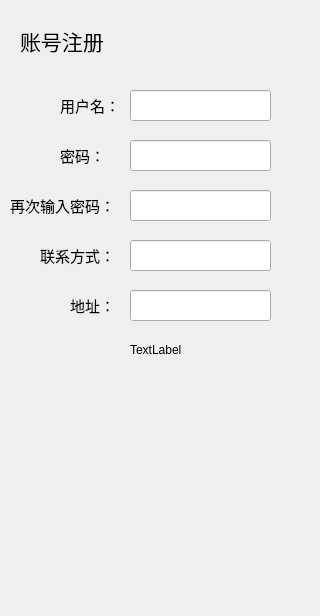
<?xml version="1.0" encoding="UTF-8"?>
<ui version="4.0">
 <class>register_dialog</class>
 <widget class="QDialog" name="register_dialog">
  <property name="geometry">
   <rect>
    <x>0</x>
    <y>0</y>
    <width>320</width>
    <height>616</height>
   </rect>
  </property>
  <property name="windowTitle">
   <string>Dialog</string>
  </property>
  <widget class="QLabel" name="label">
   <property name="geometry">
    <rect>
     <x>20</x>
     <y>10</y>
     <width>141</width>
     <height>61</height>
    </rect>
   </property>
   <property name="font">
    <font>
     <pointsize>16</pointsize>
    </font>
   </property>
   <property name="text">
    <string>账号注册</string>
   </property>
  </widget>
  <widget class="QLabel" name="label_2">
   <property name="geometry">
    <rect>
     <x>60</x>
     <y>90</y>
     <width>71</width>
     <height>31</height>
    </rect>
   </property>
   <property name="font">
    <font>
     <pointsize>11</pointsize>
    </font>
   </property>
   <property name="text">
    <string>用户名：</string>
   </property>
  </widget>
  <widget class="QLabel" name="label_3">
   <property name="geometry">
    <rect>
     <x>60</x>
     <y>140</y>
     <width>71</width>
     <height>31</height>
    </rect>
   </property>
   <property name="font">
    <font>
     <pointsize>11</pointsize>
    </font>
   </property>
   <property name="text">
    <string>密码：</string>
   </property>
  </widget>
  <widget class="QLabel" name="label_4">
   <property name="geometry">
    <rect>
     <x>40</x>
     <y>240</y>
     <width>81</width>
     <height>31</height>
    </rect>
   </property>
   <property name="font">
    <font>
     <pointsize>11</pointsize>
    </font>
   </property>
   <property name="text">
    <string>联系方式：</string>
   </property>
  </widget>
  <widget class="QLabel" name="label_5">
   <property name="geometry">
    <rect>
     <x>70</x>
     <y>290</y>
     <width>51</width>
     <height>31</height>
    </rect>
   </property>
   <property name="font">
    <font>
     <pointsize>11</pointsize>
    </font>
   </property>
   <property name="text">
    <string>地址：</string>
   </property>
  </widget>
  <widget class="QLineEdit" name="name">
   <property name="geometry">
    <rect>
     <x>130</x>
     <y>90</y>
     <width>141</width>
     <height>31</height>
    </rect>
   </property>
   <property name="font">
    <font>
     <pointsize>11</pointsize>
    </font>
   </property>
  </widget>
  <widget class="QLineEdit" name="password1">
   <property name="geometry">
    <rect>
     <x>130</x>
     <y>140</y>
     <width>141</width>
     <height>31</height>
    </rect>
   </property>
   <property name="font">
    <font>
     <pointsize>11</pointsize>
    </font>
   </property>
   <property name="echoMode">
    <enum>QLineEdit::Password</enum>
   </property>
  </widget>
  <widget class="QLineEdit" name="phoneNumber">
   <property name="geometry">
    <rect>
     <x>130</x>
     <y>240</y>
     <width>141</width>
     <height>31</height>
    </rect>
   </property>
   <property name="font">
    <font>
     <pointsize>11</pointsize>
    </font>
   </property>
  </widget>
  <widget class="QLineEdit" name="adress">
   <property name="geometry">
    <rect>
     <x>130</x>
     <y>290</y>
     <width>141</width>
     <height>31</height>
    </rect>
   </property>
   <property name="font">
    <font>
     <pointsize>11</pointsize>
    </font>
   </property>
  </widget>
  <widget class="QLabel" name="label_6">
   <property name="geometry">
    <rect>
     <x>10</x>
     <y>190</y>
     <width>121</width>
     <height>31</height>
    </rect>
   </property>
   <property name="font">
    <font>
     <pointsize>11</pointsize>
    </font>
   </property>
   <property name="text">
    <string>再次输入密码：</string>
   </property>
  </widget>
  <widget class="QLineEdit" name="password2">
   <property name="geometry">
    <rect>
     <x>130</x>
     <y>190</y>
     <width>141</width>
     <height>31</height>
    </rect>
   </property>
   <property name="font">
    <font>
     <pointsize>11</pointsize>
    </font>
   </property>
   <property name="echoMode">
    <enum>QLineEdit::Password</enum>
   </property>
  </widget>
  <widget class="QLabel" name="warning">
   <property name="geometry">
    <rect>
     <x>130</x>
     <y>340</y>
     <width>151</width>
     <height>20</height>
    </rect>
   </property>
   <property name="text">
    <string>TextLabel</string>
   </property>
  </widget>
 </widget>
 <tabstops>
  <tabstop>name</tabstop>
  <tabstop>password1</tabstop>
  <tabstop>password2</tabstop>
  <tabstop>phoneNumber</tabstop>
  <tabstop>adress</tabstop>
 </tabstops>
 <resources/>
 <connections/>
</ui>
